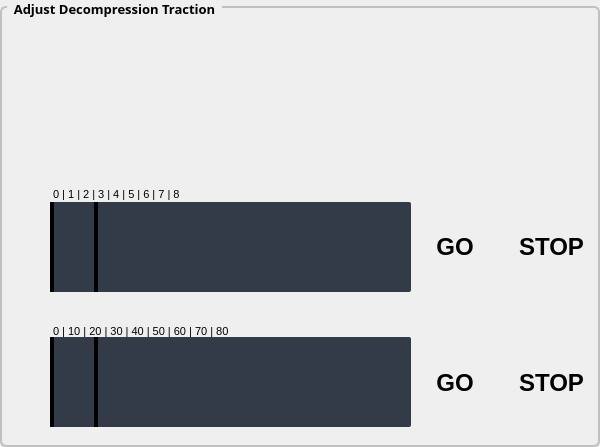
      <widget class="QGroupBox" name="groupBox">
       <property name="geometry">
        <rect>
         <x>27</x>
         <y>20</y>
         <width>600</width>
         <height>447</height>
        </rect>
       </property>
       <property name="font">
        <font>
         <family>Kartika</family>
         <pointsize>10</pointsize>
         <italic>false</italic>
         <bold>true</bold>
        </font>
       </property>
       <property name="styleSheet">
        <string notr="true">QGroupBox {
                                    font: bold;
                                    border: 2px solid silver;
                                    border-radius: 6px;
                                    margin-top: 6px;
                                    }
                                    QGroupBox::title {
                                    subcontrol-origin: margin;
                                    left: 7px;

                                    padding: 0px 5px 0px 5px;
                                    }</string>
       </property>
       <property name="title">
        <string>Adjust Decompression Traction</string>
       </property>
       <property name="alignment">
        <set>Qt::AlignHCenter|Qt::AlignTop</set>
       </property>
       <property name="flat">
        <bool>false</bool>
       </property>
       <widget class="QPushButton" name="forwardAxialFlexionBtn">
        <property name="geometry">
         <rect>
          <x>350</x>
          <y>20</y>
          <width>121</width>
          <height>70</height>
         </rect>
        </property>
        <property name="font">
         <font>
          <family>Kartika</family>
          <pointsize>11</pointsize>
          <bold>true</bold>
         </font>
        </property>
        <property name="icon">
         <iconset>
          <normalon>images/forward.png</normalon>
         </iconset>
        </property>
        <property name="iconSize">
         <size>
          <width>121</width>
          <height>70</height>
         </size>
        </property>
        <property name="autoRepeat">
         <bool>true</bool>
        </property>
        <property name="flat">
         <bool>true</bool>
        </property>
       </widget>
       <widget class="QPushButton" name="reverseAxialFlexionBtn">
        <property name="geometry">
         <rect>
          <x>180</x>
          <y>20</y>
          <width>121</width>
          <height>70</height>
         </rect>
        </property>
        <property name="font">
         <font>
          <family>Kartika</family>
          <pointsize>11</pointsize>
          <bold>true</bold>
         </font>
        </property>
        <property name="icon">
         <iconset>
          <normalon>images/reverse.png</normalon>
         </iconset>
        </property>
        <property name="iconSize">
         <size>
          <width>121</width>
          <height>70</height>
         </size>
        </property>
        <property name="flat">
         <bool>true</bool>
        </property>
       </widget>
       <widget class="QPushButton" name="resetAxialFlexionBtn">
        <property name="geometry">
         <rect>
          <x>10</x>
          <y>20</y>
          <width>121</width>
          <height>70</height>
         </rect>
        </property>
        <property name="font">
         <font>
          <family>Kartika</family>
          <pointsize>11</pointsize>
          <bold>true</bold>
         </font>
        </property>
        <property name="icon">
         <iconset>
          <normalon>images/reset.png</normalon>
         </iconset>
        </property>
        <property name="iconSize">
         <size>
          <width>121</width>
          <height>70</height>
         </size>
        </property>
        <property name="flat">
         <bool>true</bool>
        </property>
       </widget>
       <widget class="QSlider" name="axialFlexionPositionSlider">
        <property name="geometry">
         <rect>
          <x>50</x>
          <y>202</y>
          <width>361</width>
          <height>90</height>
         </rect>
        </property>
        <property name="styleSheet">
         <string notr="true">QSlider::groove:horizontal {
                                        border-radius: 2px;
                                        background-color: rgb(52, 59, 72);
                                        }
                                        QSlider::groove:horizontal:hover {
                                        background-color: blue;
                                        }
                                        QSlider::handle:horizontal {
                                        background-color:qlineargradient(spread:pad, x1:0, y1:0,
                                        x2:1, y2:0, stop:0 rgba(0, 50, 145, 255), stop:1 rgba(255,
                                        255, 255, 255));
                                        border: 4px solid black;
                                        width: 40px;
                                        margin: -44px 0px;
                                        border-radius: 14px;
                                        }</string>
        </property>
        <property name="maximum">
         <number>16</number>
        </property>
        <property name="singleStep">
         <number>1</number>
        </property>
        <property name="pageStep">
         <number>2</number>
        </property>
        <property name="value">
         <number>0</number>
        </property>
        <property name="sliderPosition">
         <number>0</number>
        </property>
        <property name="orientation">
         <enum>Qt::Horizontal</enum>
        </property>
        <property name="tickPosition">
         <enum>QSlider::TicksBothSides</enum>
        </property>
        <property name="tickInterval">
         <number>2</number>
        </property>
       </widget>
       <widget class="QLabel" name="axialFlexionPositionLbl">
        <property name="geometry">
         <rect>
          <x>7</x>
          <y>240</y>
          <width>39</width>
          <height>21</height>
         </rect>
        </property>
        <property name="font">
         <font>
          <family>Arial</family>
          <pointsize>10</pointsize>
          <bold>true</bold>
         </font>
        </property>
        <property name="text">
         <string/>
        </property>
        <property name="alignment">
         <set>Qt::AlignRight|Qt::AlignTrailing|Qt::AlignVCenter</set>
        </property>
       </widget>
       <widget class="QPushButton" name="axialFlexionPositionBtn">
        <property name="geometry">
         <rect>
          <x>420</x>
          <y>212</y>
          <width>70</width>
          <height>70</height>
         </rect>
        </property>
        <property name="font">
         <font>
          <family>Arial</family>
          <pointsize>18</pointsize>
          <bold>true</bold>
         </font>
        </property>
        <property name="styleSheet">
         <string notr="true">QPushButton {

                                        outline: 0;
                                        border:2px solid rgb(0,57,138);
                                        border-radius: 5px;
                                        background-color:#78909C;
                                        color:white
                                        }

                                        QPushButton:hover:!pressed {
                                        background-color:#54d777;
                                        }

                                        QPushButton:hover:pressed {
                                        background-color:yellow;boder 2px solid red;
                                        }
                                        QPushButton:disabled {
                                        background-color:purple
                                        }

                                        QPushButton:!enabled {
                                        background-color:white;
                                        color:black;
                                        }
                                        QPushButton:enabled {
                                        background-color:grey;
                                        color:white;
                                        }

                                        border:2px solid rgb(0,57,138);border-radius:5px;</string>
        </property>
        <property name="text">
         <string>GO</string>
        </property>
        <property name="iconSize">
         <size>
          <width>105</width>
          <height>45</height>
         </size>
        </property>
        <property name="autoRepeat">
         <bool>true</bool>
        </property>
        <property name="flat">
         <bool>true</bool>
        </property>
       </widget>
       <widget class="QPushButton" name="axialFlexionPositionStopBtn">
        <property name="geometry">
         <rect>
          <x>510</x>
          <y>212</y>
          <width>83</width>
          <height>70</height>
         </rect>
        </property>
        <property name="font">
         <font>
          <family>Arial</family>
          <pointsize>18</pointsize>
          <bold>true</bold>
         </font>
        </property>
        <property name="styleSheet">
         <string notr="true">QPushButton {

                                        outline: 0;
                                        border:2px solid rgb(0,57,138);
                                        border-radius: 5px;
                                        background-color:#78909C;
                                        color:white
                                        }

                                        QPushButton:hover:!pressed {
                                        background-color:red;
                                        }

                                        QPushButton:hover:pressed {
                                        background-color:yellow;boder 2px solid red;
                                        }
                                        QPushButton:disabled {
                                        background-color:purple
                                        }

                                        QPushButton:!enabled {
                                        background-color:white;
                                        color:black;
                                        }
                                        QPushButton:enabled {
                                        background-color:grey;
                                        color:white;
                                        }

                                        border:2px solid rgb(0,57,138);border-radius:5px;</string>
        </property>
        <property name="text">
         <string>STOP</string>
        </property>
        <property name="iconSize">
         <size>
          <width>105</width>
          <height>45</height>
         </size>
        </property>
        <property name="autoRepeat">
         <bool>true</bool>
        </property>
        <property name="flat">
         <bool>true</bool>
        </property>
       </widget>
       <widget class="QPushButton" name="forwardFastAxialFlexionBtn">
        <property name="geometry">
         <rect>
          <x>350</x>
          <y>100</y>
          <width>121</width>
          <height>70</height>
         </rect>
        </property>
        <property name="font">
         <font>
          <family>Kartika</family>
          <pointsize>11</pointsize>
          <bold>true</bold>
         </font>
        </property>
        <property name="icon">
         <iconset>
          <normalon>images/fast-forward.png</normalon>
         </iconset>
        </property>
        <property name="iconSize">
         <size>
          <width>121</width>
          <height>70</height>
         </size>
        </property>
        <property name="autoRepeat">
         <bool>true</bool>
        </property>
        <property name="flat">
         <bool>true</bool>
        </property>
       </widget>
       <widget class="QPushButton" name="reverseFastAxialFlexionBtn">
        <property name="geometry">
         <rect>
          <x>180</x>
          <y>100</y>
          <width>121</width>
          <height>70</height>
         </rect>
        </property>
        <property name="font">
         <font>
          <family>Kartika</family>
          <pointsize>11</pointsize>
          <bold>true</bold>
         </font>
        </property>
        <property name="icon">
         <iconset>
          <normalon>images/fast-reverse.png</normalon>
         </iconset>
        </property>
        <property name="iconSize">
         <size>
          <width>121</width>
          <height>70</height>
         </size>
        </property>
        <property name="autoRepeat">
         <bool>true</bool>
        </property>
        <property name="flat">
         <bool>true</bool>
        </property>
       </widget>
       <widget class="QPushButton" name="axialFlexionPressureBtn">
        <property name="geometry">
         <rect>
          <x>420</x>
          <y>348</y>
          <width>70</width>
          <height>70</height>
         </rect>
        </property>
        <property name="font">
         <font>
          <family>Arial</family>
          <pointsize>18</pointsize>
          <bold>true</bold>
         </font>
        </property>
        <property name="styleSheet">
         <string notr="true">QPushButton {

                                        outline: 0;
                                        border:2px solid rgb(0,57,138);
                                        border-radius: 5px;
                                        background-color:#78909C;
                                        color:white
                                        }

                                        QPushButton:hover:!pressed {
                                        background-color:#54d777;
                                        }

                                        QPushButton:hover:pressed {
                                        background-color:yellow;boder 2px solid red;
                                        }
                                        QPushButton:disabled {
                                        background-color:purple
                                        }

                                        QPushButton:!enabled {
                                        background-color:white;
                                        color:black;
                                        }
                                        QPushButton:enabled {
                                        background-color:grey;
                                        color:white;
                                        }

                                        border:2px solid rgb(0,57,138);border-radius:5px;</string>
        </property>
        <property name="text">
         <string>GO</string>
        </property>
        <property name="iconSize">
         <size>
          <width>105</width>
          <height>45</height>
         </size>
        </property>
        <property name="autoRepeat">
         <bool>true</bool>
        </property>
        <property name="flat">
         <bool>true</bool>
        </property>
       </widget>
       <widget class="QSlider" name="axialFlexionPressureSlider">
        <property name="geometry">
         <rect>
          <x>50</x>
          <y>337</y>
          <width>361</width>
          <height>90</height>
         </rect>
        </property>
        <property name="styleSheet">
         <string notr="true">QSlider::groove:horizontal {
                                        border-radius: 2px;
                                        background-color: rgb(52, 59, 72);
                                        }
                                        QSlider::groove:horizontal:hover {
                                        background-color: ble;
                                        }
                                        QSlider::handle:horizontal {
                                        background-color:qlineargradient(spread:pad, x1:0, y1:0,
                                        x2:1, y2:0, stop:0 rgba(0, 50, 145, 255), stop:1 rgba(255,
                                        255, 255, 255));
                                        border: 4px solid black;
                                        width: 40px;
                                        margin: -44px 0px;
                                        border-radius: 14px;
                                        }</string>
        </property>
        <property name="maximum">
         <number>80</number>
        </property>
        <property name="singleStep">
         <number>5</number>
        </property>
        <property name="pageStep">
         <number>5</number>
        </property>
        <property name="value">
         <number>0</number>
        </property>
        <property name="sliderPosition">
         <number>0</number>
        </property>
        <property name="orientation">
         <enum>Qt::Horizontal</enum>
        </property>
        <property name="tickPosition">
         <enum>QSlider::TicksBothSides</enum>
        </property>
       </widget>
       <widget class="QLabel" name="axialFlexionPressureLbl">
        <property name="geometry">
         <rect>
          <x>7</x>
          <y>370</y>
          <width>39</width>
          <height>21</height>
         </rect>
        </property>
        <property name="font">
         <font>
          <family>Arial</family>
          <pointsize>10</pointsize>
          <bold>true</bold>
         </font>
        </property>
        <property name="text">
         <string/>
        </property>
        <property name="alignment">
         <set>Qt::AlignRight|Qt::AlignTrailing|Qt::AlignVCenter</set>
        </property>
       </widget>
       <widget class="QPushButton" name="axialFlexionPressureStopBtn">
        <property name="geometry">
         <rect>
          <x>510</x>
          <y>348</y>
          <width>83</width>
          <height>70</height>
         </rect>
        </property>
        <property name="font">
         <font>
          <family>Arial</family>
          <pointsize>18</pointsize>
          <bold>true</bold>
         </font>
        </property>
        <property name="styleSheet">
         <string notr="true">QPushButton {

                                        outline: 0;
                                        border:2px solid rgb(0,57,138);
                                        border-radius: 5px;
                                        background-color:#78909C;
                                        color:white
                                        }

                                        QPushButton:hover:!pressed {
                                        background-color:red;
                                        }

                                        QPushButton:hover:pressed {
                                        background-color:yellow;boder 2px solid red;
                                        }
                                        QPushButton:disabled {
                                        background-color:purple
                                        }

                                        QPushButton:!enabled {
                                        background-color:white;
                                        color:black;
                                        }
                                        QPushButton:enabled {
                                        background-color:grey;
                                        color:white;
                                        }

                                        border:2px solid rgb(0,57,138);border-radius:5px;</string>
        </property>
        <property name="text">
         <string>STOP</string>
        </property>
        <property name="iconSize">
         <size>
          <width>105</width>
          <height>45</height>
         </size>
        </property>
        <property name="autoRepeat">
         <bool>true</bool>
        </property>
        <property name="flat">
         <bool>true</bool>
        </property>
       </widget>
       <widget class="QLabel" name="axialFlexionPositionSliderLbl">
        <property name="geometry">
         <rect>
          <x>50</x>
          <y>186</y>
          <width>371</width>
          <height>16</height>
         </rect>
        </property>
        <property name="font">
         <font>
          <family>Arial</family>
          <pointsize>8</pointsize>
          <kerning>true</kerning>
         </font>
        </property>
        <property name="styleSheet">
         <string notr="true">background:transparent</string>
        </property>
        <property name="text">
         <string> 0 | 1 | 2 | 3 | 4 | 5 | 6 | 7 | 8</string>
        </property>
       </widget>
       <widget class="QLabel" name="axialFlexionPressureSliderLbl">
        <property name="geometry">
         <rect>
          <x>50</x>
          <y>323</y>
          <width>371</width>
          <height>16</height>
         </rect>
        </property>
        <property name="font">
         <font>
          <family>Arial</family>
          <pointsize>8</pointsize>
         </font>
        </property>
        <property name="styleSheet">
         <string notr="true">background:transparent</string>
        </property>
        <property name="text">
         <string> 0 | 10 | 20 | 30 | 40 | 50 | 60 | 70 | 80</string>
        </property>
       </widget>
      </widget>
